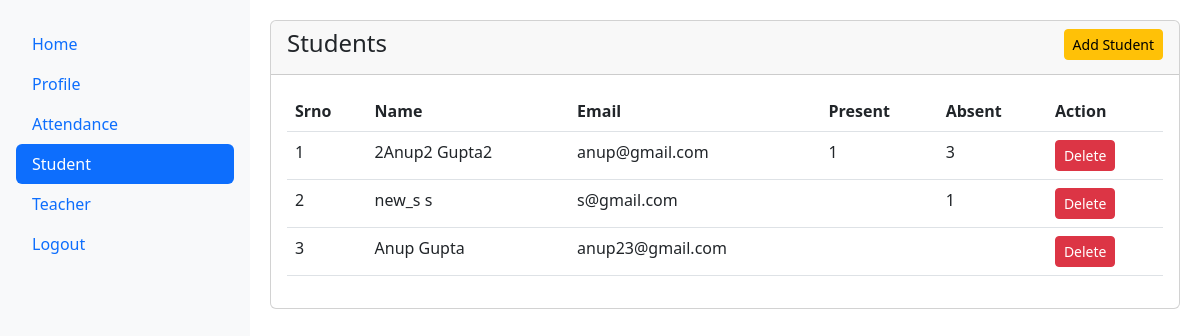
/index.php/login_controller/student, run on the app's committed database.
### tables this page shows
CREATE TABLE `users` (
  `user_id` int(11) NOT NULL,
  `email` text NOT NULL,
  `password` text NOT NULL,
  `first_name` text NOT NULL,
  `last_name` text NOT NULL,
  `type` enum('1','2','3') NOT NULL,
  `created_at` timestamp NOT NULL DEFAULT current_timestamp() ON UPDATE current_timestamp()
);

### application/controllers/Login_controller.php (called while the page is built, shortened)
<?php
class Login_controller extends CI_Controller {
	public function __construct(){
		$this->load->library('session');
		$this->load->helper('url','database');
	}
	public function render($view,$data=''){
		$this->load->view('includes/template',array('view'=>$view,'data'=>$data));
	}
	public function student(){
		$data = $this->db->select('users.user_id,users.email,users.first_name,users.last_name,abs.count_abs,prs.count_prs')
				->join('(select count(attendance_type) as count_abs,user_id from attendance where attendance_type="Absent" group by user_id) as abs ','abs.user_id=users.user_id','left')
				->join('(select count(attendance_type) as count_prs,user_id from attendance where attendance_type="Present" group by user_id) as prs ','prs.user_id=users.user_id','left')
				->where('type', '1')
				->get('users')->result_array();
		$this->render('student_list_view',array('data'=>$data));
	}
}

### index.php (called while the page is built, shortened)
<?php
require_once BASEPATH.'core/CodeIgniter.php';

### application/views/student_list_view.php (the view, shortened to what this page needs)
<!DOCTYPE html>
<html lang="en">
<head>
</head>
<link rel="stylesheet" href="https://cdn.jsdelivr.net/npm/bootstrap@5.3.0-alpha1/dist/css/bootstrap.min.css">
<link rel="stylesheet" href="https://cdn.datatables.net/2.1.8/css/dataTables.dataTables.min.css">
<body>
    <div class="card">
        <div class="card-header">
            <div class="row">
                <div class="col-md-6">
                    <h4>Students</h4>
                </div>
                <div class="col-md-6 text-end">
                    <a class="btn btn-sm btn-warning" href="http://localhost/tisu/register/1">Add Student</a>
                </div>
            </div>
        </div>
        <div class="card-body">
            <table class="table" id="attendance">
                <thead>
                    <tr>
                        <th>Srno</th>
                        <th>Name</th>
                        <th>Email</th>
                        <th>Present</th>
                        <th>Absent</th>
                        <th>Action</th>
                    </tr>
                </thead>
                <tbody>
                    <?php
                    $i=1;
                    foreach($data as $row){
                        ?>
                        <tr>
                            <td><?=$i?></td>
                            <td><?=$row['first_name'].' '.$row['last_name']?></td>
                            <td><?=$row['email']?></td>
                            <td><?=$row['count_prs']?></td>
                            <td><?=$row['count_abs']?></td>
                            <td><a href="javascript:void(0)" class="btn btn-sm btn-danger text-white delete_attendance" onclick="delete_user(<?=$row['user_id']?>)">Delete</a> </td>
                        </tr>
                        <?php
                    $i++;
                    }
                    ?>
                </tbody>
            </table>
        </div>
    </div>
</body>
</html>

### application/views/includes/template.php (style rules this page uses)
body { display: flex; height: 100vh; overflow: hidden; }

### data on the page
users: first_name "2Anup2", last_name "Gupta2", email "anup@gmail.com", count_prs "1", count_abs "3"
users: first_name "new_s", last_name "s", email "s@gmail.com", count_abs "1"
users: first_name "Anup", last_name "Gupta", email "anup23@gmail.com"
